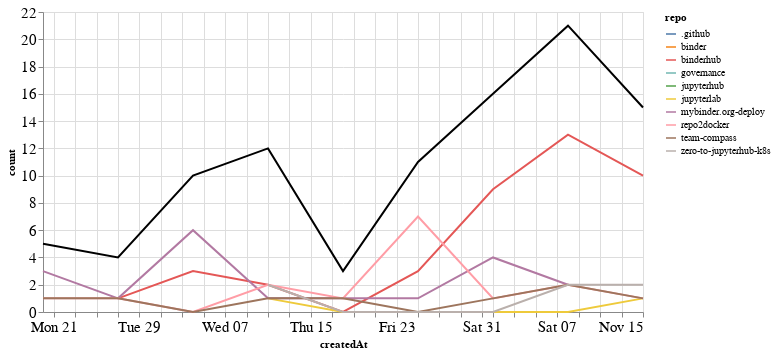

Source (notebook cell):
### Markdown cell above
## Comments

### Code cell
comments_time = comments.groupby('repo').resample('W', on='createdAt').count()['author'].reset_index()
comments_time = comments_time.rename(columns={'author': 'count'})
comments_time_total = comments_time.groupby('createdAt').agg({"count": "sum"}).reset_index()
ch1 = alt.Chart(comments_time, width=600).mark_line().encode(
    x='createdAt',
    y='count',
    color='repo',
    tooltip="repo"
)

ch2 = alt.Chart(comments_time_total, width=600).mark_line(color="black").encode(
    x='createdAt',
    y='count',
)

ch1 + ch2

### Figure 1 — Vega-Lite specification as saved in the notebook (floating-point values rounded to 4 significant figures)
{"config": {"axisLeft": {"labelFontSize": 15}, "axisBottom": {"labelFontSize": 15}}, "layer": [{"data": {"name": "data-5a6e184b94b443d8acf9afdc4330dcaf"}, "mark": "line", "encoding": {"color": {"type": "nominal", "field": "repo"}, "tooltip": {"type": "nominal", "field": "repo"}, "x": {"type": "temporal", "field": "createdAt"}, "y": {"type": "quantitative", "field": "count"}}, "width": 600}, {"data": {"name": "data-2b73ffb6f64919670404d6ee21cada7b"}, "mark": {"type": "line", "color": "black"}, "encoding": {"x": {"type": "temporal", "field": "createdAt"}, "y": {"type": "quantitative", "field": "count"}}, "width": 600}], "$schema": "https://vega.github.io/schema/vega-lite/v4.8.1.json", "datasets": {"data-5a6e184b94b443d8acf9afdc4330dcaf": [{"repo": ".github", "createdAt": "2020-10-04T00:00:00", "count": 1}, {"repo": "binder", "createdAt": "2020-10-11T00:00:00", "count": 2}, {"repo": "binderhub", "createdAt": "2020-09-27T00:00:00", "count": 1}, {"repo": "binderhub", "createdAt": "2020-10-04T00:00:00", "count": 3}, {"repo": "binderhub", "createdAt": "2020-10-11T00:00:00", "count": 2}, {"repo": "binderhub", "createdAt": "2020-10-18T00:00:00", "count": 0}, {"repo": "binderhub", "createdAt": "2020-10-25T00:00:00", "count": 3}, {"repo": "binderhub", "createdAt": "2020-11-01T00:00:00", "count": 9}, {"repo": "binderhub", "createdAt": "2020-11-08T00:00:00", "count": 13}, {"repo": "binderhub", "createdAt": "2020-11-15T00:00:00", "count": 10}, {"repo": "governance", "createdAt": "2020-10-11T00:00:00", "count": 1}, {"repo": "jupyterhub", "createdAt": "2020-11-01T00:00:00", "count": 1}, {"repo": "jupyterlab", "createdAt": "2020-10-11T00:00:00", "count": 1}, {"repo": "jupyterlab", "createdAt": "2020-10-18T00:00:00", "count": 0}, {"repo": "jupyterlab", "createdAt": "2020-10-25T00:00:00", "count": 0}, {"repo": "jupyterlab", "createdAt": "2020-11-01T00:00:00", "count": 0}, {"repo": "jupyterlab", "createdAt": "2020-11-08T00:00:00", "count": 0}, {"repo": "jupyterlab", "createdAt": "2020-11-15T00:00:00", "count": 1}, {"repo": "mybinder.org-deploy", "createdAt": "2020-09-20T00:00:00", "count": 3}, {"repo": "mybinder.org-deploy", "createdAt": "2020-09-27T00:00:00", "count": 1}, {"repo": "mybinder.org-deploy", "createdAt": "2020-10-04T00:00:00", "count": 6}, {"repo": "mybinder.org-deploy", "createdAt": "2020-10-11T00:00:00", "count": 1}, {"repo": "mybinder.org-deploy", "createdAt": "2020-10-18T00:00:00", "count": 1}, {"repo": "mybinder.org-deploy", "createdAt": "2020-10-25T00:00:00", "count": 1}, {"repo": "mybinder.org-deploy", "createdAt": "2020-11-01T00:00:00", "count": 4}, {"repo": "mybinder.org-deploy", "createdAt": "2020-11-08T00:00:00", "count": 2}, {"repo": "repo2docker", "createdAt": "2020-09-20T00:00:00", "count": 1}, {"repo": "repo2docker", "createdAt": "2020-09-27T00:00:00", "count": 1}, {"repo": "repo2docker", "createdAt": "2020-10-04T00:00:00", "count": 0}, {"repo": "repo2docker", "createdAt": "2020-10-11T00:00:00", "count": 2}, {"repo": "repo2docker", "createdAt": "2020-10-18T00:00:00", "count": 1}, {"repo": "repo2docker", "createdAt": "2020-10-25T00:00:00", "count": 7}, {"repo": "repo2docker", "createdAt": "2020-11-01T00:00:00", "count": 1}, {"repo": "repo2docker", "createdAt": "2020-11-08T00:00:00", "count": 2}, {"repo": "repo2docker", "createdAt": "2020-11-15T00:00:00", "count": 1}, {"repo": "team-compass", "createdAt": "2020-09-20T00:00:00", "count": 1}, {"repo": "team-compass", "createdAt": "2020-09-27T00:00:00", "count": 1}, {"repo": "team-compass", "createdAt": "2020-10-04T00:00:00", "count": 0}, {"repo": "team-compass", "createdAt": "2020-10-11T00:00:00", "count": 1}, {"repo": "team-compass", "createdAt": "2020-10-18T00:00:00", "count": 1}, {"repo": "team-compass", "createdAt": "2020-10-25T00:00:00", "count": 0}, {"repo": "team-compass", "createdAt": "2020-11-01T00:00:00", "count": 1}, {"repo": "team-compass", "createdAt": "2020-11-08T00:00:00", "count": 2}, {"repo": "team-compass", "createdAt": "2020-11-15T00:00:00", "count": 1}, {"repo": "zero-to-jupyterhub-k8s", "createdAt": "2020-10-11T00:00:00", "count": 2}, {"repo": "zero-to-jupyterhub-k8s", "createdAt": "2020-10-18T00:00:00", "count": 0}, {"repo": "zero-to-jupyterhub-k8s", "createdAt": "2020-10-25T00:00:00", "count": 0}, {"repo": "zero-to-jupyterhub-k8s", "createdAt": "2020-11-01T00:00:00", "count": 0}, {"repo": "zero-to-jupyterhub-k8s", "createdAt": "2020-11-08T00:00:00", "count": 2}, {"repo": "zero-to-jupyterhub-k8s", "createdAt": "2020-11-15T00:00:00", "count": 2}], "data-2b73ffb6f64919670404d6ee21cada7b": [{"createdAt": "2020-09-20T00:00:00", "count": 5}, {"createdAt": "2020-09-27T00:00:00", "count": 4}, {"createdAt": "2020-10-04T00:00:00", "count": 10}, {"createdAt": "2020-10-11T00:00:00", "count": 12}, {"createdAt": "2020-10-18T00:00:00", "count": 3}, {"createdAt": "2020-10-25T00:00:00", "count": 11}, {"createdAt": "2020-11-01T00:00:00", "count": 16}, {"createdAt": "2020-11-08T00:00:00", "count": 21}, {"createdAt": "2020-11-15T00:00:00", "count": 15}]}}
